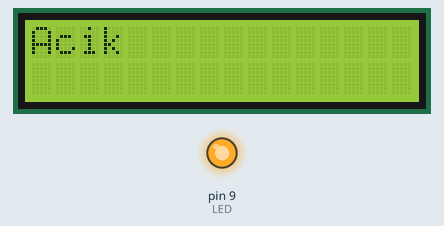
This sketch was run on a simulated Arduino Uno, built with avr-gcc and run on an emulated ATmega328P. Parts: 16×2 character LCD, output pins drawn as LEDs (lit = HIGH).

Above: at 0.1 s.
At 3.2 s:
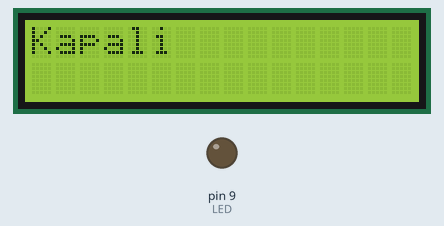
Timing chart, 0 to 130.0 s (numbered marks = the images above):
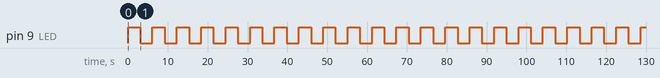

The sketch:

if-else-led-ekran.ino
```cpp
/*
*******************************************************************************************
**                                                                                       **
**                                 Arduino 4. Proje                                      **
**                            Ekrana LED'e göre Çıktı Verme                              **
**                                                                                       **
**                                                                                       **
**                                       Cihat                                           **
**                                                                                       **
*******************************************************************************************
*/
#include <LiquidCrystal.h> //Ekranın class'ını tanıtıyoruz.
LiquidCrystal lcd(12,11, 5, 4, 3, 2); // Ekranın pinleri sırasıyla Arduino üzerindeki 12,11,5,4,3,2 numaralı pinlere takılı.
const int LED=9; // Led'in takılı olduğu Pin.

void setup() {
  pinMode(LED, OUTPUT); //LED'i çıkış olarak tanımladık.
  digitalWrite(9, HIGH); //LED'i yaktık.
}
void loop() {
  if(digitalRead(LED) == HIGH) // Burada şunu belirttik "Eğer Led yanıyor ise"
  {
      lcd.begin(16, 2); //Ekranın kullanılacak alanı ve harf sayısı 16 harf(1 satır için) - 2 satır
      lcd.print("Acik"); //Ekrana "Acik" yaz.
      delay(3000); // 3 saniye bekle.
      digitalWrite(9, LOW);   //Led'i kapat.
  }
  else // Değilse
  {
     lcd.begin(16, 2);
     lcd.print("Kapali"); //Ekrana "Kapali" yaz.
     delay(3000); //3 saniye bekle.
     digitalWrite(9, HIGH);  //Led'i aç.
  }

}
```

Measured:
- by itself, pin 9 (LED): alternates HIGH for 3.1 s and LOW for 3.1 s
- what the display in image 0 shows lasts 3.0 s, from 0.1 s to 3.1 s
